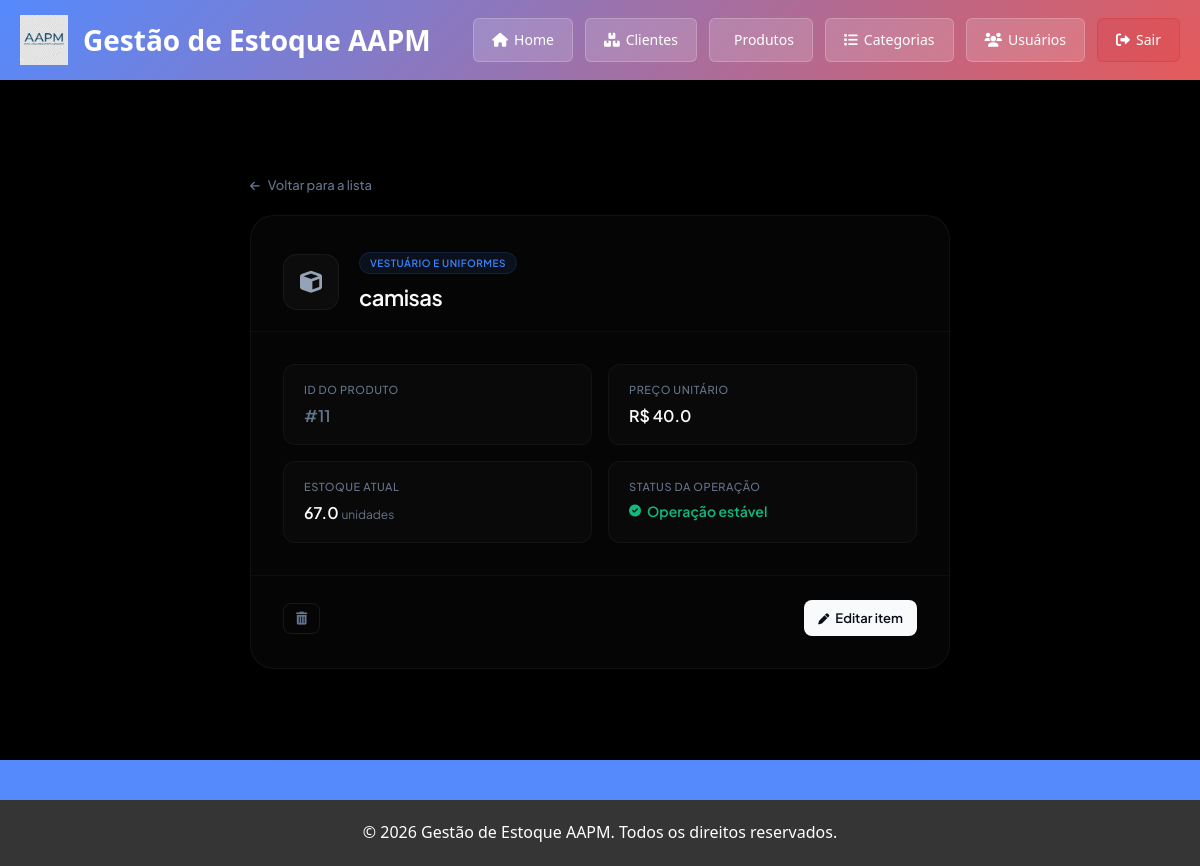
Before: /produtos/11 (signed in) with the older database file.
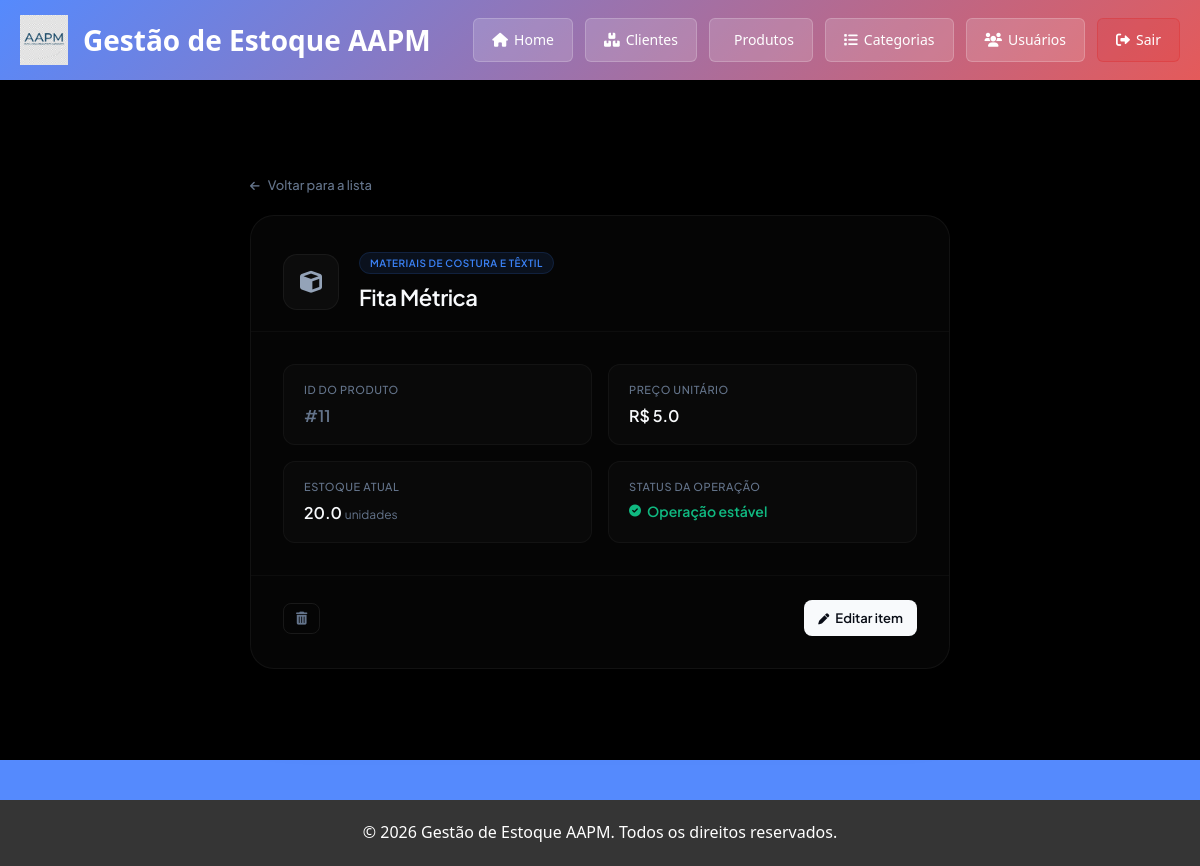
After: the same page with the newer database file.
### app/models/categoria.py (models this page shows, shortened)
class Categoria(Base):
    __tablename__ = "categorias"
    id = Column(Integer, primary_key=True, index=True)
    nome = Column(String(50), unique=True, nullable=False)
    descricao = Column(String(255), nullable=True)
    ativa = Column(Boolean, default=True)
    produtos = relationship("Produto", back_populates="categoria")

### app/models/produto.py (models this page shows, shortened)
class Produto(Base):
    __tablename__ = "produtos"
    id = Column(Integer, primary_key=True, autoincrement=True, index=True)
    nome = Column(String(150), nullable=False, index=True, unique=True)
    preco = Column(Float, nullable=False, default=0.0)
    estoque_atual = Column(Integer, nullable=False, default=0)
    ativo = Column(Boolean, default=True)
    imagem_path = Column(String(255), nullable=True)
    categoria_id = Column(Integer, ForeignKey("categorias.id", ondelete="SET NULL"), nullable=True)
    categoria = relationship("Categoria", back_populates="produtos")

### app/controllers/produto_controller.py (the view)
@router.get("/{produto_id}")
def detalhe_produto(
    produto_id: int,
    request: Request,
    db: Session = Depends(get_db),
    usuario = Depends(get_usuario_logado)
):
    produto = db.query(Produto).filter(
        Produto.id == produto_id,
        Produto.ativo == True
    ).first()
    if not produto:
        return RedirectResponse(url="/produtos", status_code=302)
    return templates.TemplateResponse(
        request,
        "produtos/detalhe.html",
        {"request": request, "usuario": usuario, "produto": produto}
    )

### app/templates/produtos/detalhe.html (shortened to what this page needs)
{% extends "base.html" %}
{% block content %}
<link rel="stylesheet" href="https://cdnjs.cloudflare.com/ajax/libs/font-awesome/6.0.0/css/all.min.css">
<div class="page-wrapper">
    <div class="detail-container">
        <a href="/produtos" class="btn-back">
            <i class="fas fa-arrow-left" style="font-size: 11px;"></i>
            <span>Voltar para a lista</span>
        </a>
        <div class="detail-card">
            <div style="padding: 32px 32px 16px 32px; display: flex; align-items: center; gap: 20px; border-bottom: 1px solid rgba(255, 255, 255, 0.03);">
                <div style="background: rgba(255, 255, 255, 0.03); width: 56px; height: 56px; border-radius: 14px; display: flex; align-items: center; justify-content: center; font-size: 22px; color: #94a3b8; border: 1px solid rgba(255, 255, 255, 0.05);">
                    <i class="fas fa-cube"></i>
                </div>
                <div>
                    <span style="background: rgba(59, 130, 246, 0.1); color: #3b82f6; padding: 4px 10px; border-radius: 20px; font-size: 10px; font-weight: 600; text-transform: uppercase; letter-spacing: 0.05em; border: 1px solid rgba(59, 130, 246, 0.15);">
                        {{ produto.categoria }}
                    </span>
                    <h2 style="color: #f8fafc; font-size: 22px; font-weight: 600; margin: 6px 0 0 0; letter-spacing: -0.5px;">
                        {{ produto.nome }}
                    </h2>
                </div>
            </div>
            <div class="info-grid">
                <div class="info-block">
                    <div class="info-label">ID do Produto</div>
                    <p class="info-value" style="color: #64748b;">#{{ produto.id }}</p>
                </div>
                <div class="info-block">
                    <div class="info-label">Preço Unitário</div>
                    <p class="info-value">R$ {{ produto.preco }}</p>
                </div>
                <div class="info-block">
                    <div class="info-label">Estoque Atual</div>
                    <p class="info-value">
                        {{ produto.estoque_atual }} <span style="font-size: 12px; color: #64748b; font-weight: 400;">unidades</span>
                    </p>
                </div>
                <div class="info-block">
                    <div class="info-label">Status da Operação</div>
                    {% if produto.estoque_atual < 10 %}
                        <p class="info-value" style="color: #f59e0b; font-size: 14px; display: flex; align-items: center; gap: 6px;">
                            <i class="fas fa-triangle-exclamation" style="font-size: 12px;"></i> Reposição necessária
                        </p>
                    {% else %}
                        <p class="info-value" style="color: #10b981; font-size: 14px; display: flex; align-items: center; gap: 6px;">
                            <i class="fas fa-circle-check" style="font-size: 12px;"></i> Operação estável
                        </p>
                    {% endif %}
                </div>
            </div>
            <div style="padding: 0 32px 32px; display: flex; justify-content: space-between; align-items: center; border-top: 1px solid rgba(255, 255, 255, 0.03); padding-top: 24px;">
                <a href="/produtos/excluir/{{ produto.id }}" class="btn-delete" title="Excluir Produto">
                    <i class="fas fa-trash-can"></i>
                </a>
                <a href="/produtos/editar/{{ produto.id }}" class="btn-edit">
                    <i class="fas fa-pen" style="font-size: 11px;"></i>
                    <span>Editar item</span>
                </a>
            </div>
        </div>
    </div>
</div>
{% endblock %}

Changed rows visible on the page:
no longer on this page (row unchanged): Categoria: categoria "VESTUÁRIO E UNIFORMES"
now on this page (row unchanged): Categoria: categoria "MATERIAIS DE COSTURA E TÊXTIL"
changed Produto id 11: nome "camisas" → "Fita Métrica"; preco "40.0" → "5.0"; estoque_atual "67.0" → "20.0"
